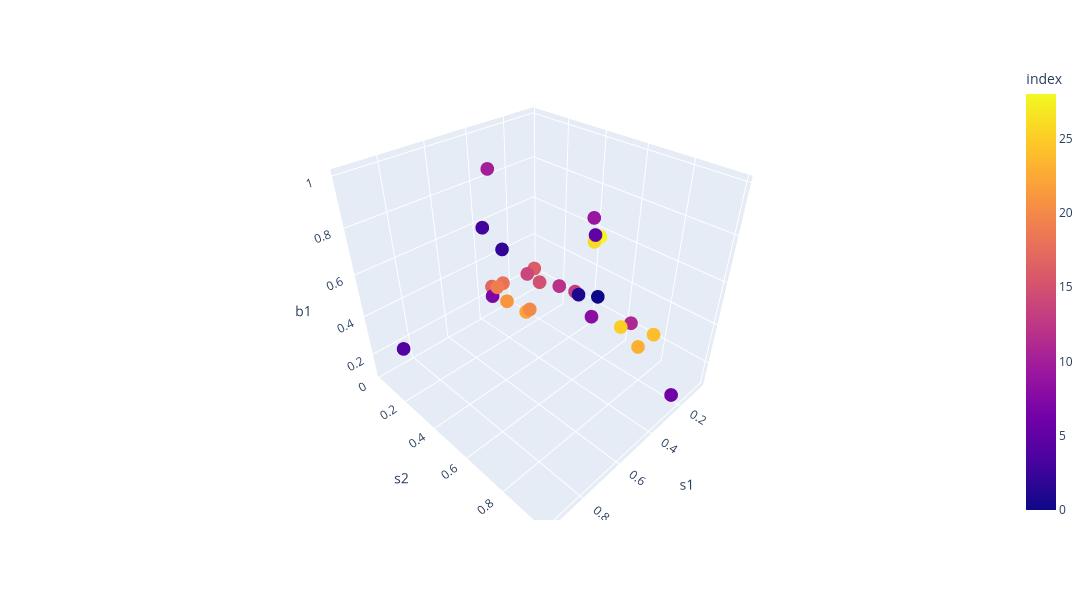

Write notebook code for a chart like this one.
### Code cell
fig = px.scatter_3d(Sequential_Bayesian_PI_df, x='s1', y='s2', z='b1', color='index',width=1300, height=600)
fig.show()

### Figure 1 — Plotly figure (JSON) as saved in the notebook; plotly's stock layout.template omitted (floating-point values rounded to 4 significant figures)
{"data": [{"hovertemplate": "s1=%{x}<br>s2=%{y}<br>b1=%{z}<br>index=%{marker.color}<extra></extra>", "legendgroup": "", "marker": {"color": [0, 1, 2, 3, 4, 5, 6, 7, 8, 9, 10, 11, 12, 13, 14, 15, 16, 17, 18, 19, 20, 21, 22, 23, 24, 25, 26, 27, 28], "coloraxis": "coloraxis", "symbol": "circle"}, "mode": "markers", "name": "", "scene": "scene", "showlegend": false, "type": "scatter3d", "x": [0.5743, 0.07427, 0.3243, 0.8243, 0.9493, 0.4493, 0.1993, 0.6993, 0.0801, 0.5698, 0.5609, 0.0791, 0.0958, 0.0711, 0.1118, 0.1168, 0.056, 0.6792, 0.6463, 0.6884, 0.6261, 0.6379, 0.6242, 0.5323, 0.4413, 0.4925, 0.3829, 0.3349, 0.337], "y": [0.8382, 0.3382, 0.08824, 0.5882, 0.2132, 0.7132, 0.9632, 0.4632, 0.4295, 0.7997, 0.3054, 0.6513, 0.2326, 0.3128, 0.0267, 0.1193, 0.0204, 0.4381, 0.4615, 0.4787, 0.5782, 0.47, 0.5572, 0.9839, 0.9805, 0.8819, 0.6579, 0.646, 0.6476], "z": [0.7267, 0.2267, 0.4767, 0.9767, 0.3517, 0.8517, 0.1017, 0.6017, 0.1476, 0.9929, 0.9958, 0.2331, 0.2347, 0.23, 0.2162, 0.2129, 0.2203, 0.6208, 0.6312, 0.6426, 0.5643, 0.5504, 0.5412, 0.5798, 0.5755, 0.5811, 0.7756, 0.7712, 0.7731]}], "layout": {"coloraxis": {"colorbar": {"title": {"text": "index"}}, "colorscale": [[0, "#0d0887"], [0.1111, "#46039f"], [0.2222, "#7201a8"], [0.3333, "#9c179e"], [0.4444, "#bd3786"], [0.5556, "#d8576b"], [0.6667, "#ed7953"], [0.7778, "#fb9f3a"], [0.8889, "#fdca26"], [1, "#f0f921"]]}, "height": 600, "legend": {"tracegroupgap": 0}, "margin": {"t": 60}, "scene": {"domain": {"x": [0, 1], "y": [0, 1]}, "xaxis": {"title": {"text": "s1"}}, "yaxis": {"title": {"text": "s2"}}, "zaxis": {"title": {"text": "b1"}}}, "width": 1300}}
